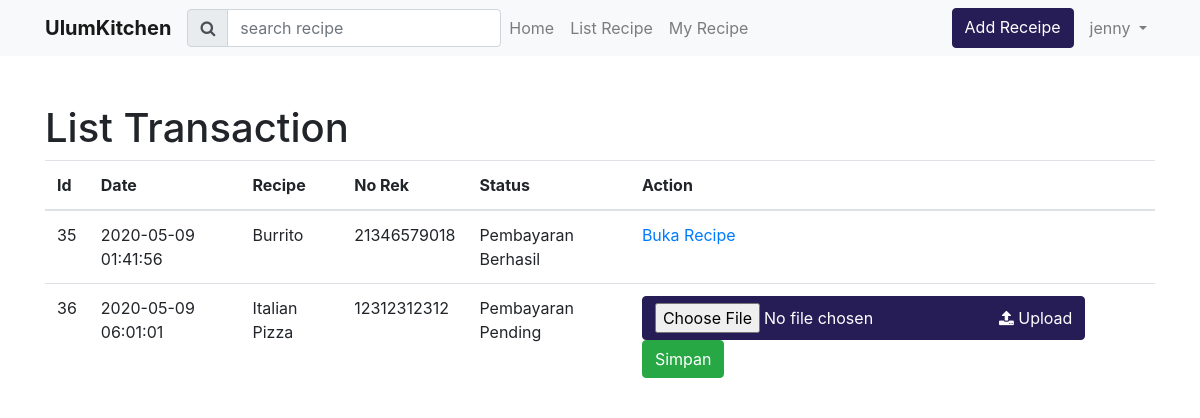
Page /recipe/checkout (signed in) on the committed database.
### tables this page shows
CREATE TABLE `transaction` (
  `id` int(11) NOT NULL,
  `recipe` int(11) NOT NULL,
  `user` int(11) NOT NULL,
  `status` int(11) NOT NULL,
  `norek` varchar(20) NOT NULL,
  `nameRek` varchar(50) NOT NULL,
  `proof` varchar(1000) NOT NULL,
  `date` varchar(30) NOT NULL
);

CREATE TABLE `recipe` (
  `id` int(11) NOT NULL,
  `content` varchar(5000) NOT NULL,
  `cover` varchar(100) NOT NULL,
  `image` varchar(100) NOT NULL,
  `tag` int(50) NOT NULL,
  `author` int(11) NOT NULL,
  `title` varchar(100) NOT NULL,
  `price` int(11) NOT NULL,
  `description` varchar(250) NOT NULL,
  `createdAt` varchar(50) DEFAULT NULL
);

### www/App/Core/Controller.php (called while the page is built, shortened)
<?php
class Controller {
    public function loadTemplate($viewName, $viewData = array()) {
        include 'App/Views/template.php';
    }
    public function loadViewInTemplate($viewName, $viewData) {
        extract($viewData);
        include 'App/Views/' . $viewName . '.php';
    }
}

### www/App/Controllers/recipeController.php (called while the page is built, shortened)
<?php
class recipeController extends Controller {
	public function __construct(){
		$this->Recipe=new Recipe;
	}
	public function checkout() {
		$result=$this->Recipe->get_transaction();
		$this->loadTemplate("users/checkout",array('result'=>$result));
	}
}

### www/App/Core/Core.php (called while the page is built, shortened)
<?php
class Core {
	private $Url = null;
	private $Controller = '';
	private $Action = '';
	private $Params = [];
	Public function run(){
		$this->execute();
	}
	private function getUrl(){
		$url='/';
		if (isset($_GET['url'])){
			$url .=$_GET['url'];
		}
		$this->Url =$url;
	}
	private function getControllerActionParam() {
		if (!empty($this->Url) && $this->Url !='/') {
			$this->Url =explode('/', $this->Url);
			array_shift($this->Url);
			$this->Controller = $this->Url[0] . 'Controller';
			array_shift($this->Url);
		}else{
			$this->Url = explode('/', $this->Url);
			$this->Controller = 'indexController';
			$this->getAction();
			$this->getParams();
		}
	}
	private function getAction(){
		$this->Action ='index';
		if (isset($this->Url[0]) && !empty($this->Url[0])) {
			$this->Action =$this->Url[0];
			array_shift($this->Url);
		}
	}
	private function execute() {
		$fileClass = BASEDIR . "App/Controllers/" . $this->Controller . '.php';
		if(file_exists($fileClass)){
			require_once BASEDIR . "App/Core/Controller.php";
		}else{
		}
		$controllerClass = new $controllerClassName();
		call_user_func_array(array($controllerClass, $this->Action), $this->Params);
	}
}

### www/index.php (called while the page is built, shortened)
<?php
function autoload_classes($class_name)
{
	$filename = PROJECTPATH . '/' . str_replace('\\', '/', $class_name) .'.php';
}
require 'config.php';
$core = new App\Core\Core();
$core -> run();

### www/config.php (called while the page is built, shortened)
<?php
$config = array();
$config['dbname']= 'myDb';
$config['host']= 'db';
$config['password']= 'test';
$config['dbuser']= 'user';

### www/App/Core/Model.php (called while the page is built, shortened)
<?php
class Model {
	public function __construct() {
		global $config;
		$this->db = new mysqli($config['host'],$config['dbuser'],$config['password'],$config['dbname']);
	}
}

### www/App/Models/Recipe.php (called while the page is built, shortened)
<?php
class Recipe extends Model{
	public function get_transaction(){
		$sql="SELECT transaction.id, transaction.recipe, transaction.user, transaction.date, transaction.status, transaction.norek, transaction.nameRek, transaction.proof, recipe.id as recipeId, recipe.content, recipe.cover, recipe.image, recipe.createdAt, recipe.tag, recipe.author, recipe.title, recipe.price, recipe.description, tag.id as tagId, tag.tagName FROM `transaction` LEFT JOIN recipe ON transaction.recipe = recipe.id LEFT JOIN tag ON recipe.tag = tag.id WHERE transaction.user='$_SESSION[id]'";
		$result=$this->db->query($sql);
		return $result;
	}
}

### www/App/Views/users/checkout.php (the view, shortened to what this page needs)
<div class="container mt-5">
	<h1>List Transaction</h1>
	<table class="table">
		<thead>
			<tr>
				<th scope="col">Id</th>
				<th scope="col">Date</th>
				<th scope="col">Recipe</th>
				<th scope="col">No Rek</th>
				<th scope="col">Status</th>
				<th scope="col">Action</th>
			</tr>
		</thead>
		<tbody>
			<?php while($transaction = mysqli_fetch_assoc($result)){ ?>
				<tr>
					<td><?php echo $transaction['id'] ?></td>
					<td><?php echo $transaction['date'] ?></td>
					<td><?php echo $transaction['title'] ?></td>
					<td><?php echo $transaction['norek'] ?></td>
					<td>
						<?php if($transaction['status'] == 1){
							echo "Sedang di process";
						}else if($transaction['status'] == 2){
							echo "Pembayaran Berhasil";
						}else{
							echo "Pembayaran Pending";
						}?>
					</td>
					<td>
						<?php if($transaction['status'] == 2){ ?>
							<a href="<?php echo BASE . "/index/myrecipe?id=" . $transaction['recipeId']?>">Buka Recipe</a>
						<?php }else{ ?>
							<form method="post" action="<?php echo BASE .'/recipe/update_transaction' ?>" enctype="multipart/form-data">
								<div class="btn btn-primary">
									<input name="image" type="file"><i class="fa fa-upload"></i> Upload
								</div>
								<input class="btn btn-success" type="submit" name="" value="Simpan">
							</form>
						<?php }?>
					</td>
				</tr>
			<?php } ?>
		</tbody>
	</table>
</div>

### www/assets/style.css (style rules this page uses)
.btn-primary { color: #fff; background-color: #261D56 !important; border-color: #261D56 !important; }

### rows in the picture
transaction: id "35", date "2020-05-09 01:41:56", recipe.title "Burrito", norek "21346579018", status "Pembayaran Berhasil"
transaction: id "36", date "2020-05-09 06:01:01", recipe.title "Italian Pizza", norek "12312312312", status "Pembayaran Pending"

### other values in the picture
$_SESSION['username'] "jenny"
